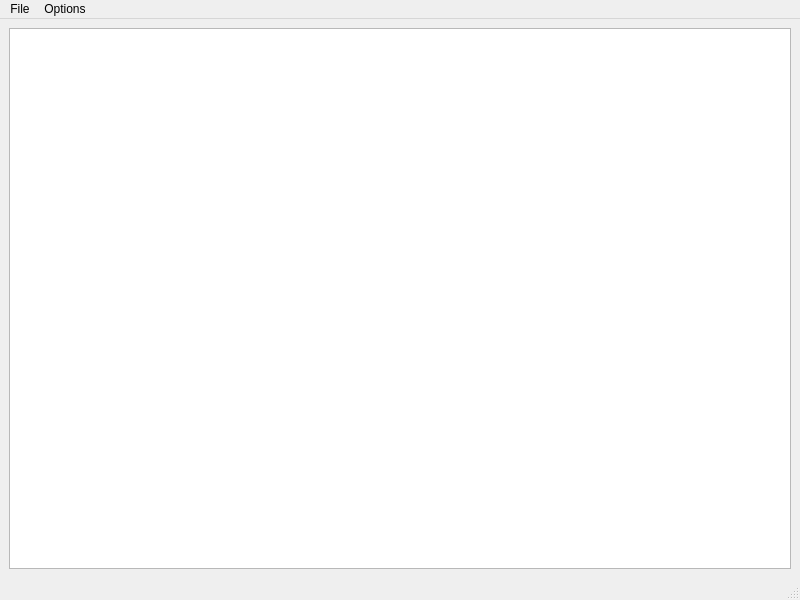
<?xml version="1.0" encoding="UTF-8"?>
<ui version="4.0">
 <class>MainWindow</class>
 <widget class="QMainWindow" name="MainWindow">
  <property name="geometry">
   <rect>
    <x>0</x>
    <y>0</y>
    <width>800</width>
    <height>600</height>
   </rect>
  </property>
  <property name="windowTitle">
   <string>MainWindow</string>
  </property>
  <widget class="QWidget" name="centralwidget">
   <layout class="QGridLayout" name="gridLayout">
    <item row="0" column="0">
     <widget class="QPlainTextEdit" name="plainTextEdit"/>
    </item>
   </layout>
  </widget>
  <widget class="QMenuBar" name="menubar">
   <property name="geometry">
    <rect>
     <x>0</x>
     <y>0</y>
     <width>800</width>
     <height>22</height>
    </rect>
   </property>
   <widget class="QMenu" name="menuFile">
    <property name="title">
     <string>File</string>
    </property>
    <addaction name="actionOpen"/>
    <addaction name="actionSave"/>
    <addaction name="actionClose"/>
   </widget>
   <widget class="QMenu" name="menuOptions">
    <property name="title">
     <string>Options</string>
    </property>
    <widget class="QMenu" name="menuFont_Size">
     <property name="title">
      <string>Font Size</string>
     </property>
     <addaction name="action12pt"/>
     <addaction name="action18pt"/>
     <addaction name="action24pt"/>
    </widget>
    <addaction name="menuFont_Size"/>
   </widget>
   <addaction name="menuFile"/>
   <addaction name="menuOptions"/>
  </widget>
  <widget class="QStatusBar" name="statusbar"/>
  <action name="actionOpen">
   <property name="text">
    <string>Open</string>
   </property>
  </action>
  <action name="actionSave">
   <property name="text">
    <string>Save</string>
   </property>
  </action>
  <action name="actionClose">
   <property name="text">
    <string>Close</string>
   </property>
  </action>
  <action name="action12pt">
   <property name="text">
    <string>12pt</string>
   </property>
  </action>
  <action name="action18pt">
   <property name="text">
    <string>18pt</string>
   </property>
  </action>
  <action name="action24pt">
   <property name="text">
    <string>24pt</string>
   </property>
  </action>
 </widget>
 <resources/>
 <connections/>
</ui>
